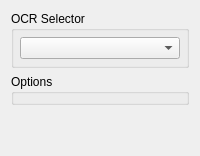
                     <widget class="QWidget" name="focusOptionOCR">
                      <attribute name="title">
                       <string>OCR</string>
                      </attribute>
                      <layout class="QVBoxLayout" name="verticalLayout_6">
                       <item>
                        <widget class="QGroupBox" name="groupBox_5">
                         <property name="title">
                          <string>OCR Selector</string>
                         </property>
                         <layout class="QHBoxLayout" name="horizontalLayout_11">
                          <property name="leftMargin">
                           <number>6</number>
                          </property>
                          <property name="topMargin">
                           <number>6</number>
                          </property>
                          <property name="rightMargin">
                           <number>6</number>
                          </property>
                          <property name="bottomMargin">
                           <number>6</number>
                          </property>
                          <item>
                           <widget class="QComboBox" name="focusOCRselector"/>
                          </item>
                         </layout>
                        </widget>
                       </item>
                       <item>
                        <widget class="QGroupBox" name="focusOCRoptions">
                         <property name="title">
                          <string>Options</string>
                         </property>
                        </widget>
                       </item>
                       <item>
                        <spacer name="verticalSpacer_4">
                         <property name="orientation">
                          <enum>Qt::Vertical</enum>
                         </property>
                         <property name="sizeHint" stdset="0">
                          <size>
                           <width>20</width>
                           <height>40</height>
                          </size>
                         </property>
                        </spacer>
                       </item>
                      </layout>
                     </widget>
